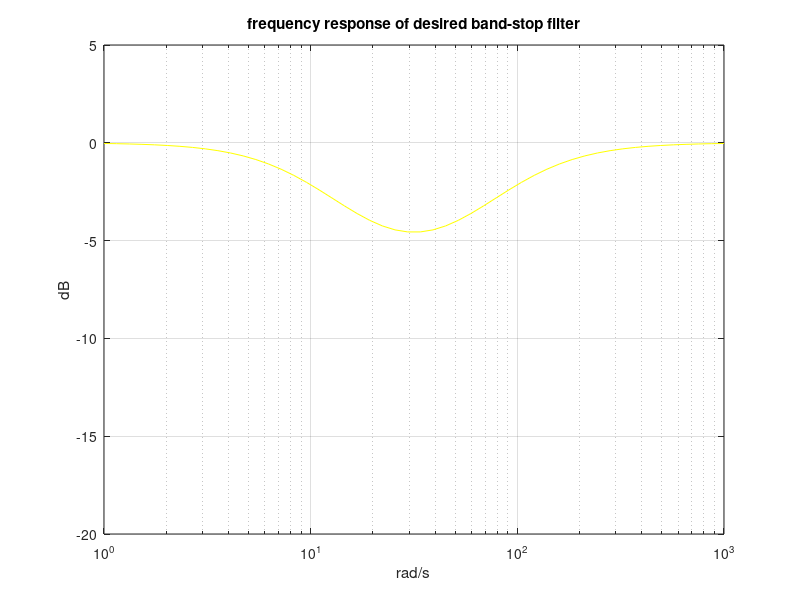

MATLAB code to generate this figure:
% Abstract design, band-stop filter
num=conv([1 25],[1 40]); % transfer function numerator;
den=conv([1 10],[1 100]); %transfer function denominator
w=logspace(0,3); %logaritmic set of frequency values
G=freqs(num,den,w); %computes frequency response
AG=20*log10(abs(G)); %take decibels
semilogx(w,AG,'y'); %plots decibels
axis([1 1000 -20 5]);
grid;
ylabel('dB'); xlabel('rad/s'); title('frequency response of desired band-stop filter');
